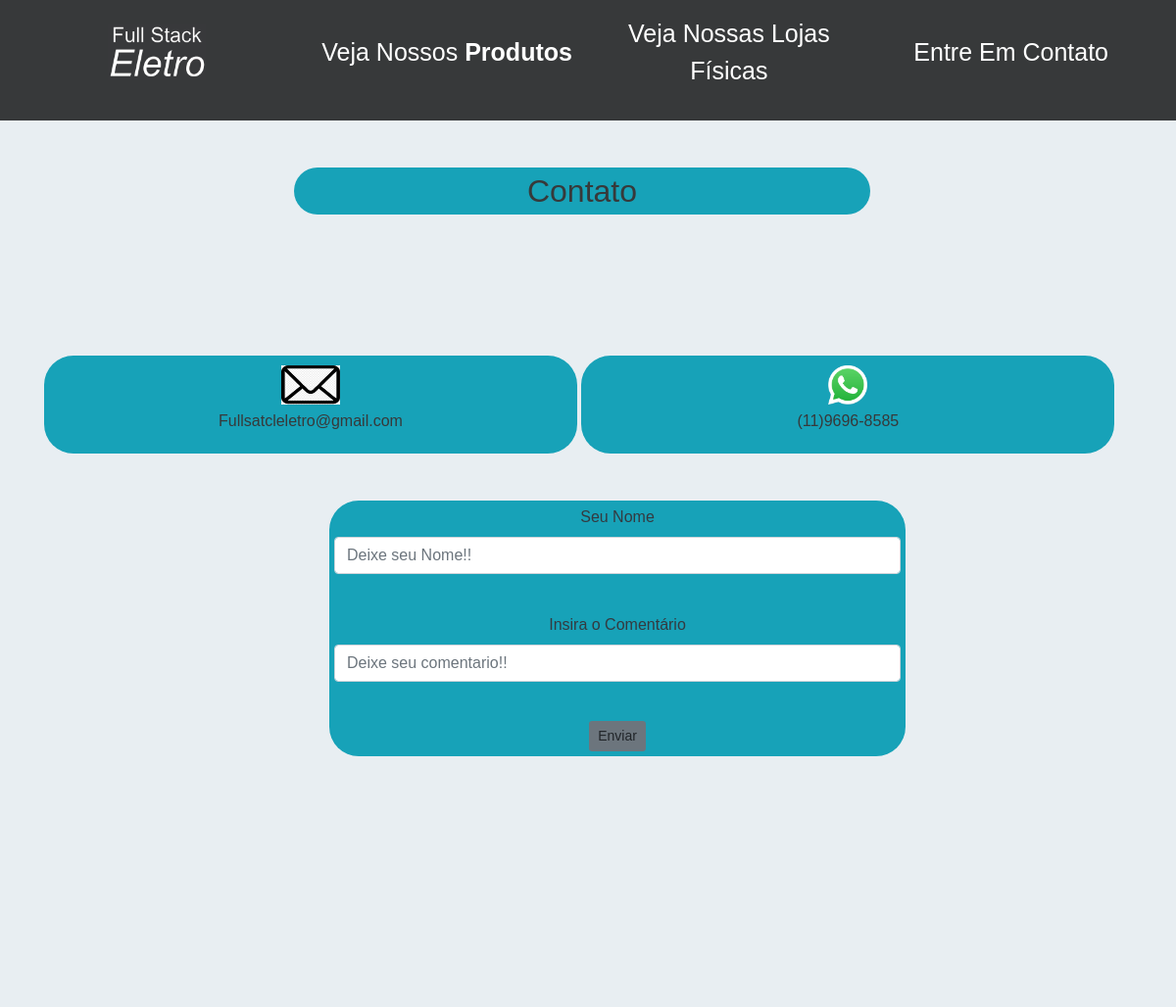
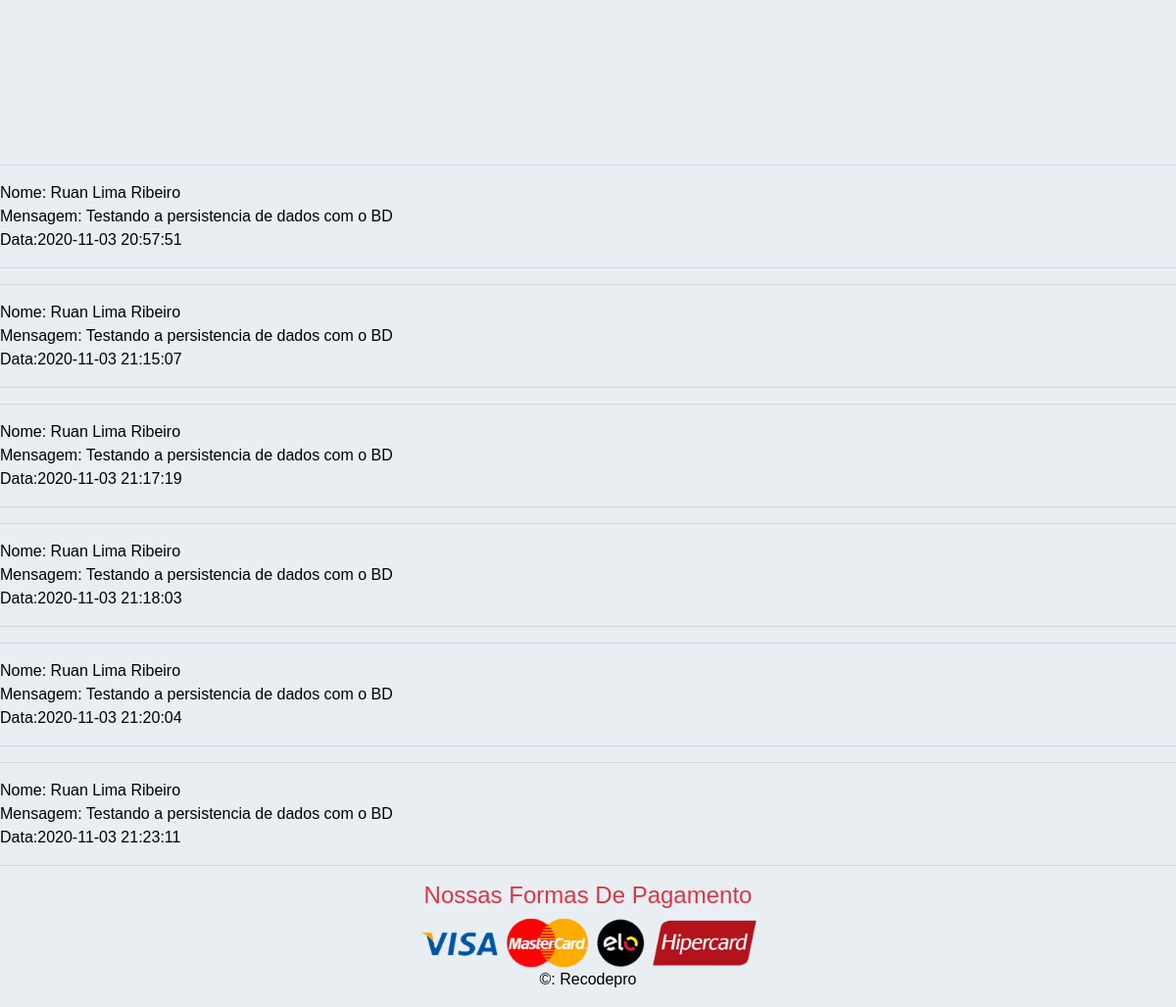
The app's page /contato.php with its own data (2 pictures, top to bottom).
### tables this page shows
CREATE TABLE IF NOT EXISTS `comentarios` (
  `id` int(11) NOT NULL AUTO_INCREMENT,
  `nome` varchar(30) DEFAULT NULL,
  `msg` varchar(300) DEFAULT NULL,
  `data` datetime DEFAULT CURRENT_TIMESTAMP,
  PRIMARY KEY (`id`)
);

### contato.php (the view, shortened to what this page needs)
<?php
$servidor="localhost";
$usuario="root";
$senha="";
$banco="fullstackeletro";
$conn= mysqli_connect($servidor,$usuario,$senha,$banco);
?>
<!DOCTYPE html>
<html lang="pt-br">
    <head>
    <link rel="stylesheet" href="https://cdn.jsdelivr.net/npm/bootstrap@4.5.3/dist/css/bootstrap.min.css">
        <link href="Css/estilo.css" rel="stylesheet">
    </head>
    <body>
                    <h2 class="contato container my-5 bg-info" style="margin-left: 25%;">Contato</h2>
                    <br><br><br><br><br>
<section class="container ">
    <div class="contato bg-info" text-align: center;>
        <img src="Imagens/email.jpg" style="Width:70px; height:50px; padding:5px" >
       <p>Fullsatcleletro@gmail.com</p>
    </div>
    <div class="contato bg-info">
            <img src="./Imagens/whatsapp.jpg" style="Width:50px; height:50px; padding:5px">
            <p>(11)9696-8585</p>
     </div>
</section>
<br><br>
<div class="contato container bg-info text-dark" style="; margin-left: 28%;">
    <form action="" method="post" >
        <div class="form-group  ">
                <label for="nome" class="text-dark ">Seu Nome</label><br>
            <input class="form-control " type="text" style=";" placeholder="Deixe seu Nome!!" id="nome" name="nome">
        </div>
            <br>
        <div class="form-group">
            <label for="coment" class="text-dark ">Insira o Comentário</label><br>
            <input  class="form-control " style=";" placeholder="Deixe seu comentario!!" id="coment" name="msg"></input><br>
        </div>
        <input class="btn btn-sm bg-secondary" type="submit" name="submit" value="Enviar" style="cursor: pointer;">
    </form>
</div>
<br><br><br><br><br><br><br><br><br>
<br><br><br><br><br><br><br><br><br>
            <?php
                        $sql= "select * from comentarios";
                        $result = $conn->query($sql);
                if($result->num_rows>0){
                    while($row=$result->fetch_assoc()){
                        echo "<hr>";
                        echo "Nome: " .  $row['nome'] ."<br / >";
                        echo "Mensagem: ". $row['msg'] ."<br / >";
                        echo "Data:" . $row['data'] . "<br / >";
                        echo "<hr>";
                            }
                        }
                        else{
                            echo"Nenhum Comentário";
                        }
            ?>
<div class="container">
<footer id="rodape">
        <h4  class="text-danger"id="FPagamento">Nossas Formas De Pagamento</h4>
        <img src="./Imagens/Pagamento.png" alt="Formas De Pagamento" width="33%" height="20%">
        <p>&copy: Recodepro</p>
</footer>
</div>
</body>
</html>

### Css/estilo.css (style rules this page uses)
body { font-family: Arial, Helvetica, sans-serif; background-color:#E8EEF2 ; color:black; margin:0px }
.menu,a { background-color: #37393A; color:white; text-decoration:none; display:inline-block; width: 100%; ; }
a { display:inline-block; width: 24%; text-align:center; font-size:25px; ; }
#FPagamento { color:red; }
#rodape { text-align:center }
.contato { display:inline-block; width:49%; background-color:#C7D3DD; border-radius: 30px; color:#37393A; text-align: center; padding:5px; }

### records on screen
comentarios: nome "Ruan Lima Ribeiro", msg "Testando a persistencia de dados com o BD", data "2020-11-03 20:57:51"
comentarios: nome "Ruan Lima Ribeiro", msg "Testando a persistencia de dados com o BD", data "2020-11-03 21:15:07"
comentarios: nome "Ruan Lima Ribeiro", msg "Testando a persistencia de dados com o BD", data "2020-11-03 21:17:19"
comentarios: nome "Ruan Lima Ribeiro", msg "Testando a persistencia de dados com o BD", data "2020-11-03 21:18:03"
comentarios: nome "Ruan Lima Ribeiro", msg "Testando a persistencia de dados com o BD", data "2020-11-03 21:20:04"
comentarios: nome "Ruan Lima Ribeiro", msg "Testando a persistencia de dados com o BD", data "2020-11-03 21:23:11"
